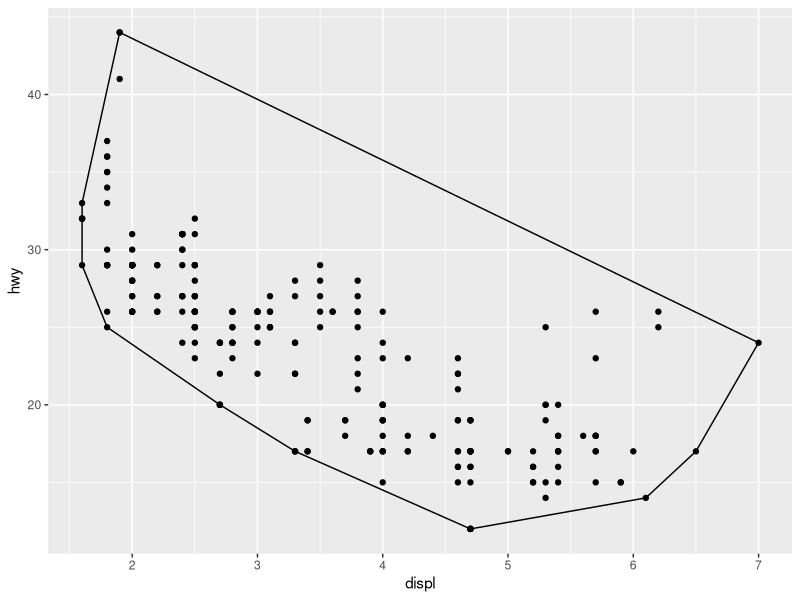
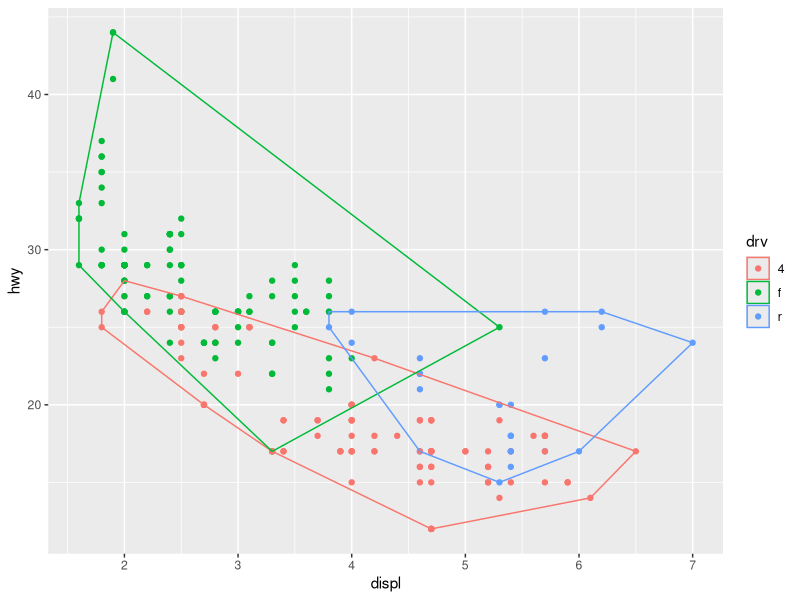
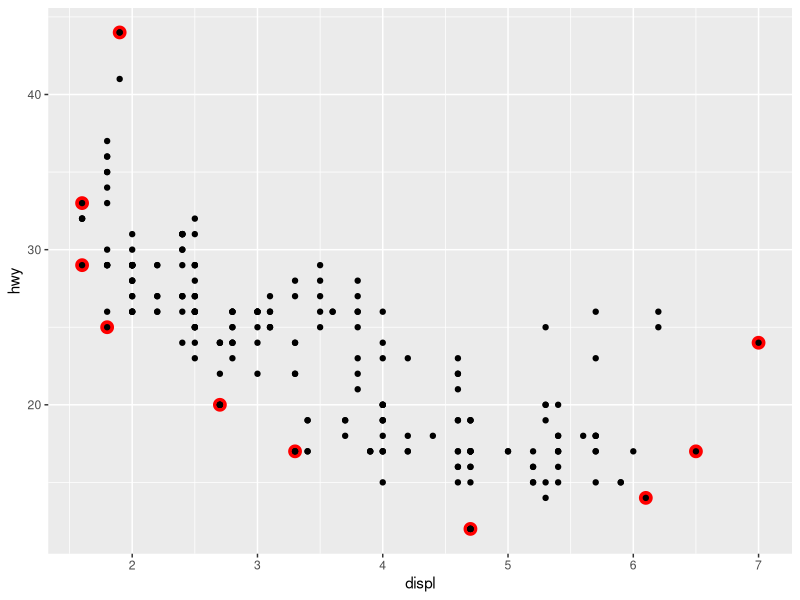
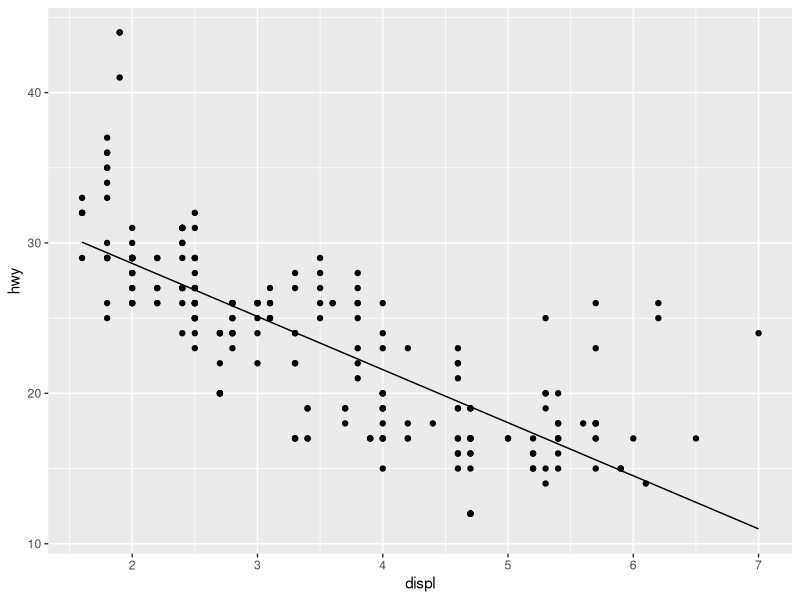
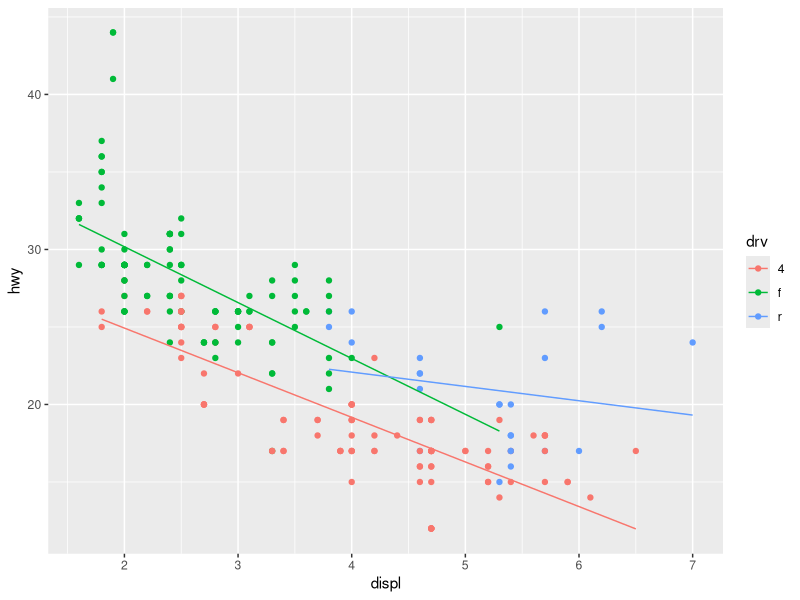
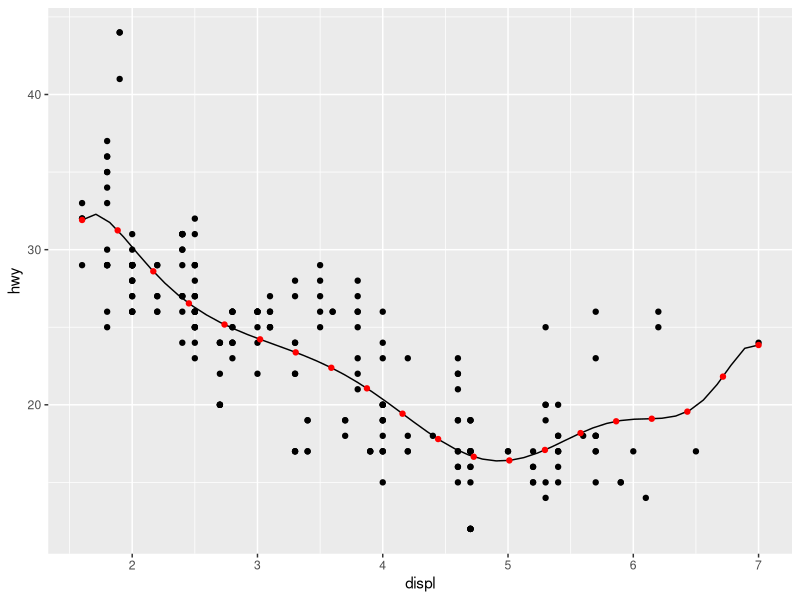
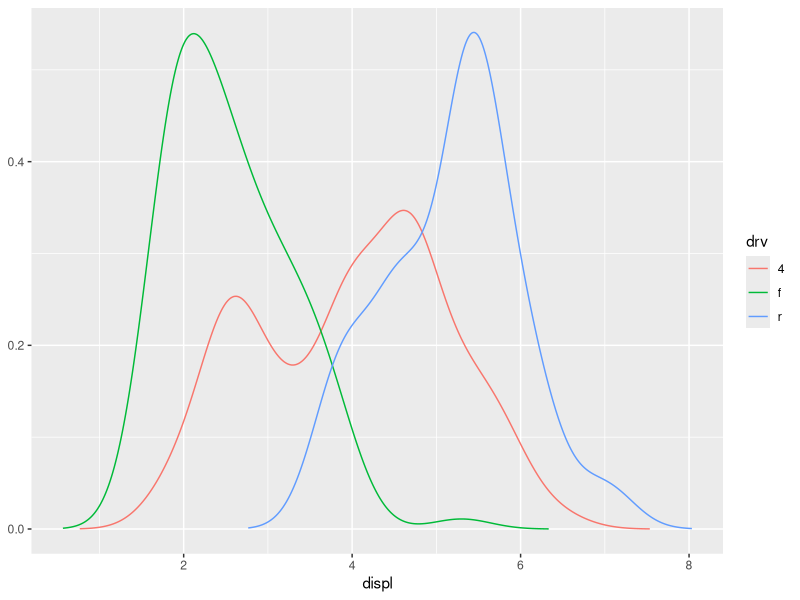
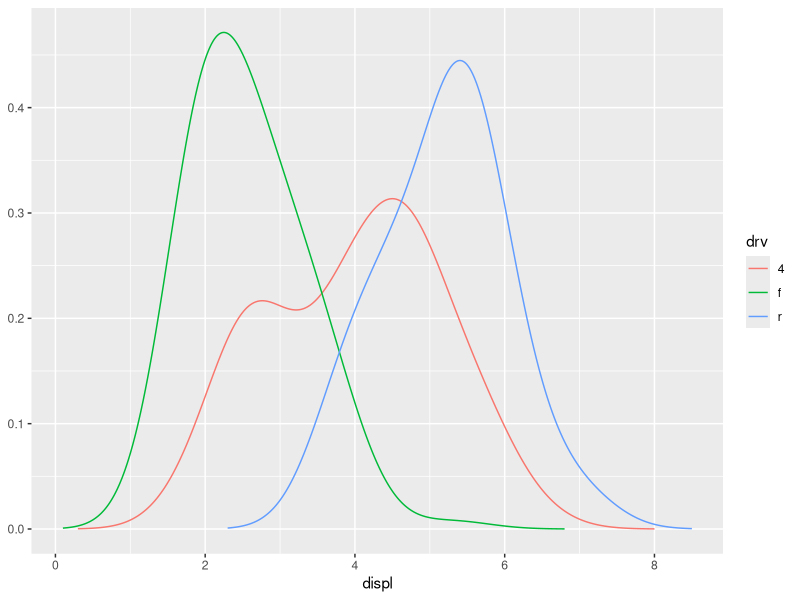

Source code (R) for these figures, in order:
#extending ggplot2
library(ggplot2)

A <- ggproto("A", NULL, x = 1, inc = function(self) {self$x <- self$x + 1})
A$x

#create a new stat

#the simplest stat
StatChull <- ggproto("StatChull", Stat, 
                     compute_group = function(data, scales) {
                       data[chull(data$x, data$y), , drop = FALSE]
                     },
                     required_aes = c("x", "y"))

stat_chull <- function(mapping = NULL, data = NULL, geom = "polygon",
                       position = "identity", na.rm = FALSE, show.legend = NA,
                       inherit.aes = TRUE, ...) {
  layer(
    stat = StatChull, data = data, mapping = mapping, geom = geom,
    position = position, show.legend = show.legend, inherit.aes = inherit.aes,
    params = list(na.rm = na.rm, ...)
  )
}

ggplot(mpg, aes(displ, hwy)) +
  geom_point() + 
  stat_chull(fill = NA, colour = "black")

ggplot(mpg, aes(displ, hwy, colour = drv)) +
  geom_point() + stat_chull(fill = NA)

ggplot(mpg, aes(displ, hwy)) +
  stat_chull(geom = "point", size = 4, colour = "red")  + geom_point()

#stat parameters
StatLm <- ggproto("StatLm", Stat, required_aes = c("x", "y"),
                  compute_group = function(data, scales) {
                    rng <- range(data$x, na.rm = TRUE)
                    grid <- data.frame(x = rng)
                    
                    mod <- lm(y ~ x, data = data)
                    grid$y <- predict(mod, newdata = grid)
                    
                    grid
                  })
stat_lm <- function(mapping = NULL, data = NULL, geom = "line",
                    position = "identity", na.rm = FALSE, show.legend = NA,
                    inherit.aes = TRUE, ...) {
  layer(
    stat = StatLm, data = data, mapping = mapping, geom = geom,
    position = position, show.legend = show.legend, inherit.aes = inherit.aes,
    params = list(na.rm = na.rm, ...)
  )
}

ggplot(mpg, aes(displ, hwy)) + geom_point() + stat_lm()
ggplot(mpg, aes(displ, hwy, color = drv)) + geom_point() + stat_lm()

# inflexible 
StatLm <- ggproto("StatLm", Stat, 
                  required_aes = c("x", "y"),
                  compute_group = function(data, scales, params, n = 100, formula = y ~ x) {
                    rng <- range(data$x, na.rm = TRUE)
                    grid <- data.frame(x = seq(rng[1], rng[2], length = n))
                    
                    mod <- lm(formula, data = data)
                    grid$y <- predict(mod, newdata = grid)
                    
                    grid
                  })
stat_lm <- function(mapping = NULL, data = NULL, geom = "line",
                    position = "identity", na.rm = FALSE, show.legend = NA,
                    inherit.aes = TRUE, n = 50, formula = y ~ x, ...) {
  layer(
    stat = StatLm, data = data, mapping = mapping, geom = geom,
    position = position, show.legend = show.legend, inherit.aes = inherit.aes,
    params = list(n = n, formula = formula, na.rm = na.rm, ...)
  )
}

ggplot(mpg, aes(displ, hwy)) + geom_point() +
  stat_lm(formula = y ~ poly(x, 10)) +
  stat_lm(formula = y~ poly(x, 10), geom = "point", colour = "red", n = 20)

stat_lm <- function(mapping = NULL, data = NULL, geom = "line",
                    position = "identity", na.rm = FALSE, show.legend = NA,
                    inherit.aes = TRUE, n = 50, formula = y ~ x,
                    ...) {
  layer(stat = StatLm, data = data, mapping = mapping, geom = geom,
        position = position, show.legend = show.legend, inherit.aes = inherit.aes,
        params = list(n = n, formula = formula, na.rm = na.rm, ...))
}

#picking defaults
StatDensityCommon <- ggproto("StatDensityCommon", Stat, 
                             required_aes = "x",
                             setup_params = function(data, params) {
                               if (!is.null(params$bandwidth))
                                 return(params)
                               
                               xs <- split(data$x, data$group)
                               bws <- vapply(xs, bw.nrd0, numeric(1))
                               bw <- mean(bws)
                               message("Picking bandwidth of ", signif(bw, 3))
                               
                               params$bandwidth <- bw
                               params
                             },
                             
                             compute_group = function(data, scales, bandwidth = 1) {
                               d <- density(data$x, bw = bandwidth)
                               data.frame(x = d$x, y = d$y)
                             }
                             )

stat_density_common <- function(mapping = NULL, data = NULL, geom = "line",
                                position = "identity", na.rm = FALSE, show.legend = NA,
                                inherit.aes = TRUE, bandwidth = NULL, ...) {
  layer(
    stat = StatDensityCommon, data = data, mapping = mapping, geom = geom,
    position = position, show.legend = show.legend, inherit.aes = inherit.aes,
    params = list(bandwidth = bandwidth, na.rm = na.rm, ...)
  )
}

ggplot(mpg, aes(displ, colour = drv)) +
  stat_density_common()

ggplot(mpg, aes(displ, colour = drv)) + stat_density_common(bandwidth = 0.5)

# Variable names defaults aesthetics

#Collective geoms
GeomSimplePolygon <- ggproto("GeomPolygon", Geom,
                             required_aes = c("x", "y"),
                             default_aes = aes(
                               colour = NA, fill = "grey20", size = 0.5,
                               linetype = 1, alpha = 1
                             ),
                             draw_key = draw_key_polygon,
                             draw_group = function(data, panel_params, coord) {
                               n <- nrow(data)
                               if (n <= 2) return(grid::nullGrob())
                               
                               coords <- coord$transform(data, panel_params)
                               #a polygon can have a single colour, fill, etc, so take from dirst row
                               first_row <- coords[1, , drop = FALSE]
                               
                               grid::polygonGrob(
                                 coords$x, coords$y,
                                 gp = grid::gpar(
                                   col = first_row$colour,
                                   fill = scales::alpha(first_row$fill, first_row$alpha),
                                   lwd = first_row$size * .pt,
                                   lty = first_row$linetype
                                 )
                               )
                             })
geom_simple_polygon <- function(mapping = NULL, data = NULL, stat = "chull", 
                                position = "identity", na.rm = FALSE, show.legend = NA, 
                                inherit.aes = TRUE, ...) {
  layer(
    geom = GeomSimplePolygon, mapping = mapping, data = data, stat = stat,
    position = position, show.legend = show.legend, inherit.aes = inherit.aes,
    params = list(na.rm = na.rm, ...)
  )
}
ggplot(mpg, aes(displ, hwy)) +
  geom_point() + 
  geom_simple_polygon(aes(colour = class), fill = NA)
